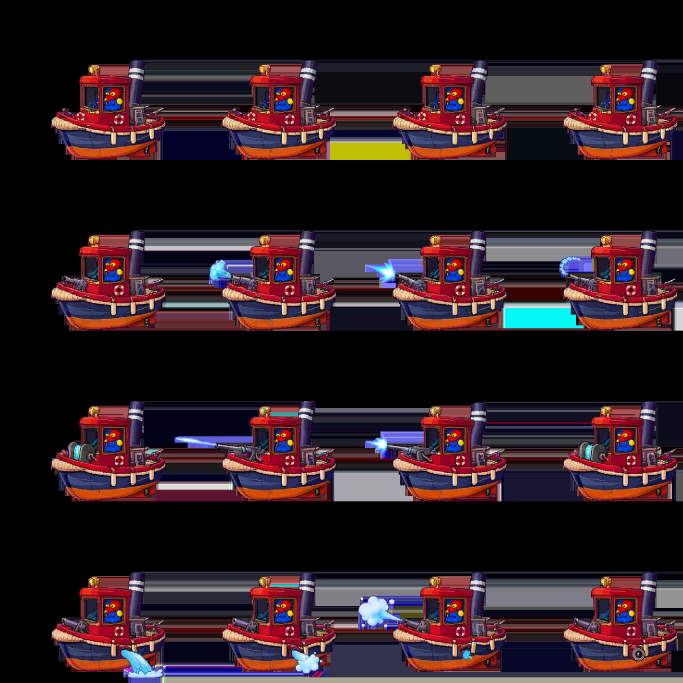
#> input picture art/generated/bosses/01-marina-bront/p1-presentation.webp, 2048 x 2048 px (shown at 1/3 size)
$ python -i slice-sheet-bosses.py   (imports and definitions only)
#> lines starting #> are read from the running program, lines starting #| are printed output that depends on the picture
#!/usr/bin/env python3
"""Slice Ken-approved boss and projectile sheets into runtime webp frames.

Grid comes from the JSON sidecar (prompt "N-column by M-row", else 4x2 when the
pixel size divides evenly, which is the sheet contract). Magenta backdrops are
keyed out. Frames in a clip share one crop and one scale so the pivot does not
crawl. Event markers are the measured inter-frame change, not hand-waved poses.
"""
from __future__ import annotations

import json
import re
from pathlib import Path

import numpy as np
from PIL import Image

ROOT = Path(__file__).resolve().parents[1]
OUT = ROOT / "art" / "bosses"

SOURCES = {
    "bront": ROOT / "art/rework/bosses/01-marina/bront",
    "crapto": ROOT / "art/rework/bosses/03-mudline/crapto",
    "zephyr": ROOT / "art/rework/bosses/04-ranch/zephyr",
}

# Gameplay draw height in the 1280x720 arena. Projectiles use a height cap and a width cap.
DRAW = {
    "boss": 300,
    "projectile": 96,
}
MAX_W = {"boss": 460, "projectile": 220}


# [52 lines left out: functions load_json, grid_of, generation_id, key_frame, not called in this run]


def bbox(im: Image.Image) -> tuple[int, int, int, int] | None:
    alpha = im.getchannel("A")
    return alpha.getbbox()


def frame_delta(a: Image.Image, b: Image.Image) -> float:
    """Mean change between two frames. The peak is the release pose."""
    aa = list(a.resize((48, 48)).convert("RGBA").getdata())
    bb = list(b.resize((48, 48)).convert("RGBA").getdata())
    total = 0
    for (r1, g1, b1, a1), (r2, g2, b2, a2) in zip(aa, bb):
        total += abs(a1 - a2) + abs(r1 - r2) + abs(g1 - g2) + abs(b1 - b2)
    return total / len(aa)


def markers(frames: list[Image.Image]) -> dict:
    if len(frames) < 2:
        return {"telegraph": 0, "release": 0, "recovery": 0, "deltas": []}
    deltas = [round(frame_delta(frames[i], frames[i + 1]), 1) for i in range(len(frames) - 1)]
    # The release frame is the one that arrives with the largest visual change.
    release = max(range(len(deltas)), key=lambda i: deltas[i]) + 1
    if release <= 0:
        release = 1 if len(frames) > 1 else 0
    # Recovery starts at the next peak after the release, or halfway through what remains.
    tail = deltas[release:] if release < len(deltas) else []
    if tail:
        recovery = release + max(range(len(tail)), key=lambda i: tail[i]) + 1
        if recovery <= release:
            recovery = min(len(frames) - 1, release + 1)
    else:
        recovery = min(len(frames) - 1, release)
    if recovery < release:
        recovery = release
    return {"telegraph": 0, "release": release, "recovery": recovery, "deltas": deltas}


# [5 lines left out: function clip_id, not called in this run]


def kind_of(path: Path) -> str:
    return "projectile" if "projectile" in path.name or path.parent.name == "projectiles" else "boss"


# [118 lines left out: functions scale_to, main, not called in this run]


# [2 lines not run here, left out]

>>> import cv2
>>> picture = cv2.imread('../art/generated/bosses/01-marina-bront/p1-presentation.webp', cv2.IMREAD_GRAYSCALE)
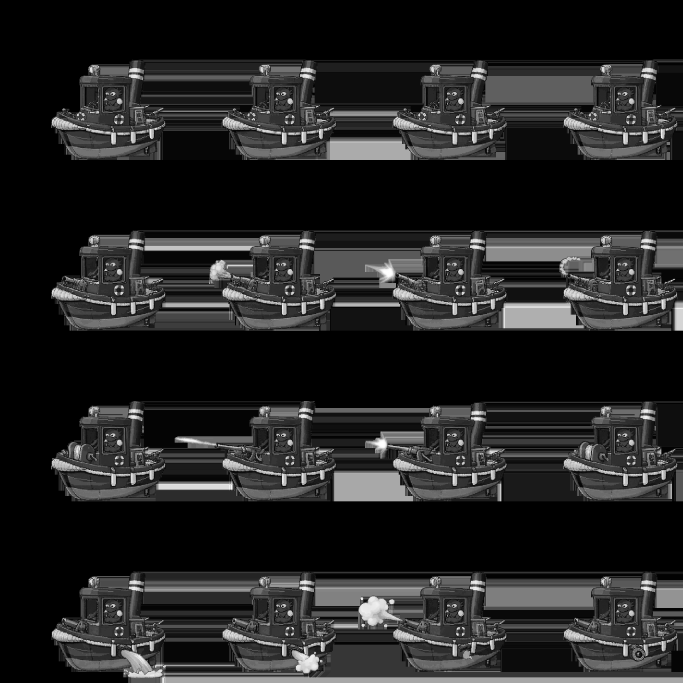
#> picture: shape (2048, 2048) (shown at 1/3 size); min 0, max 255, mean 35.6
#> (the run stopped early here; a loop or call above may not have finished)
